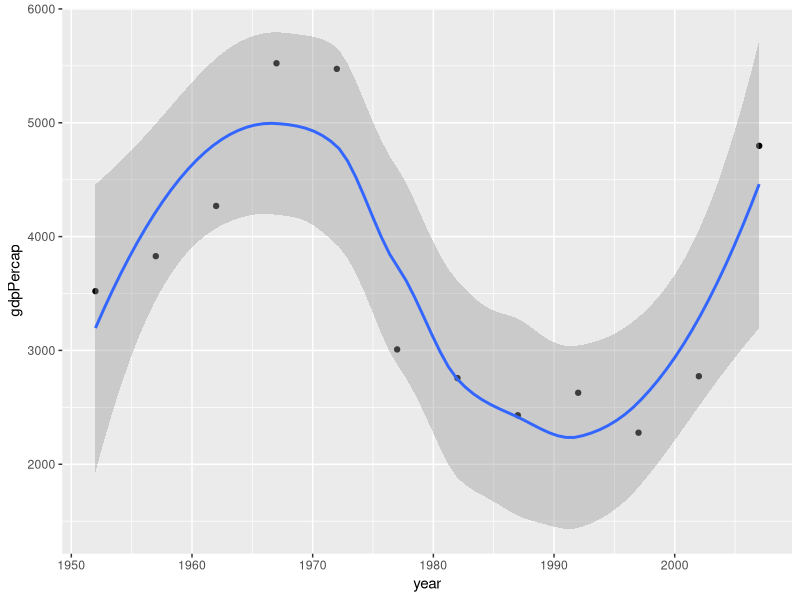
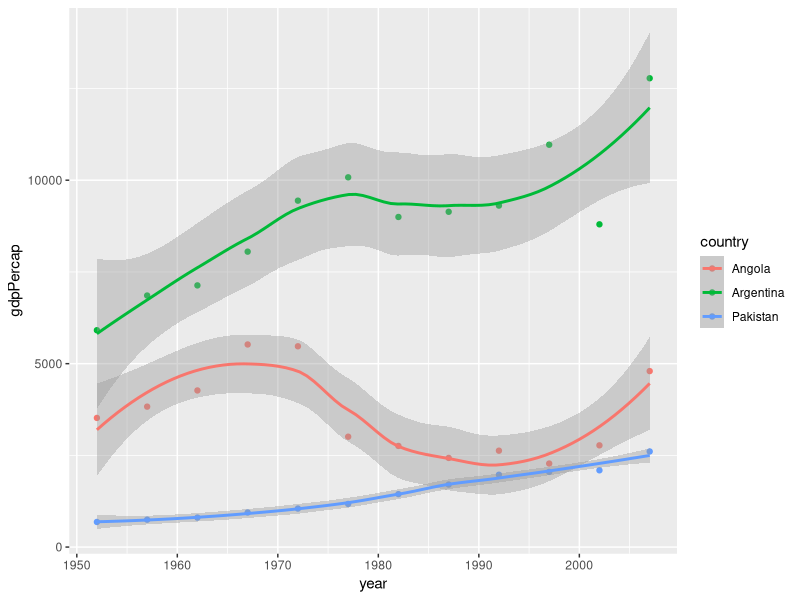

The R source for these figures, in order:
## ---- chunk 1
library(ggplot2)
library(dplyr)
gap.data.in <- read.delim("output//combined_gapMinder.tsv",header=TRUE,sep="\t")
names(gap.data.in)
## ---- chunk 2
angola <- filter(gap.data.in,country == "Angola")
pakistan <- filter(gap.data.in, country == "Pakistan")
argentina <- filter(gap.data.in, country == "Argentina")
all <- filter(gap.data.in, country=="Angola" | country=="Pakistan"| country=="Argentina")
## ---- chunk 3
ggplot(angola, aes(x=year,y=gdpPercap)) + geom_point() + geom_smooth()
ggplot(all, aes(x=year,y=gdpPercap,color=country)) + geom_point() + geom_smooth() 
## ---- chunk 4
asia <- filter(gap.data.in,continent=="Asia")
africa <- filter(gap.data.in,continent=="Africa")
americas <- filter(gap.data.in, continent=="Americas")
summary(asia$gdpPercap)
summary(africa$gdpPercap)
summary(americas$gdpPercap)
